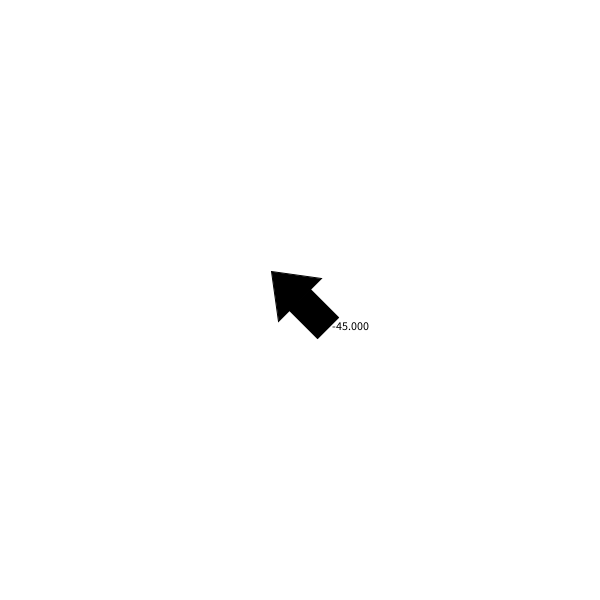
Frame 1 (no input)
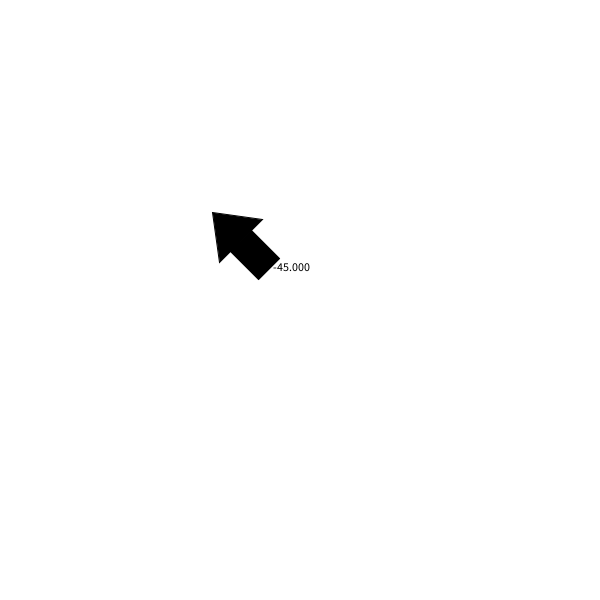
Frame 60 (the mouse pressed at the canvas centre just before this capture)
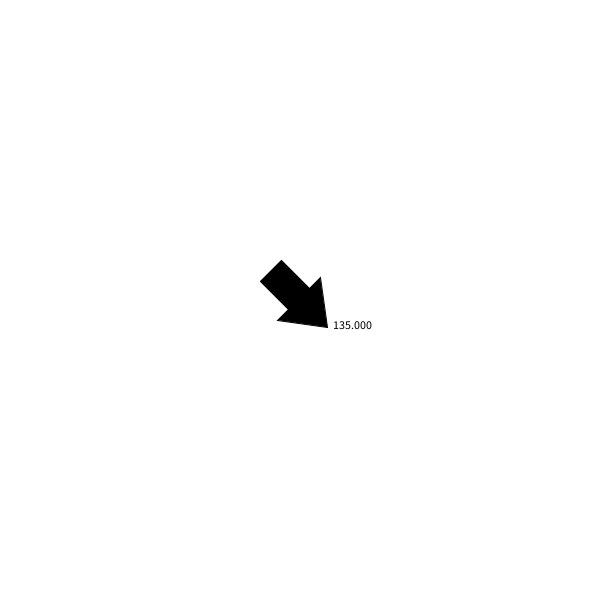
Frame 120 (the mouse held since frame 60 and released just before this capture)

The Processing sketch that drew these frames (run headless with seeded random() and noise(); from frame 60 on, the mouse is pressed at the canvas centre):

// Processing sketch: HW3_5
// ── HW3_5.pde
void setup(){
  size(600,600);
   x=1; y=1; a=width/2; b=height/2;
}
float x,y,a,b,q;
void draw(){
  background(255);
  
  if(mouseX-a<0){
     x=-1;
  }else{
     x=1; 
  }
  if(mouseY-b<0){
     y=-1;
  }else{
    y=1; 
  }

  translate(a,b); 
 //<>//
  q=asin((mouseX-a)/dist(mouseX-a,mouseY-b,0,0));
  //q = q * 180/3.1415926 ;
  q=degrees(q);

  if(mouseY-b>=0){
    q=180-q;
  }
  fill(0);
  text(q,32,30);      
  rotate(radians(q)); 
  
  rect(-15,0,30,40);
  triangle(0,-40,30,0,-30,0);
  a=a+x;
  b=b+y;  
}
